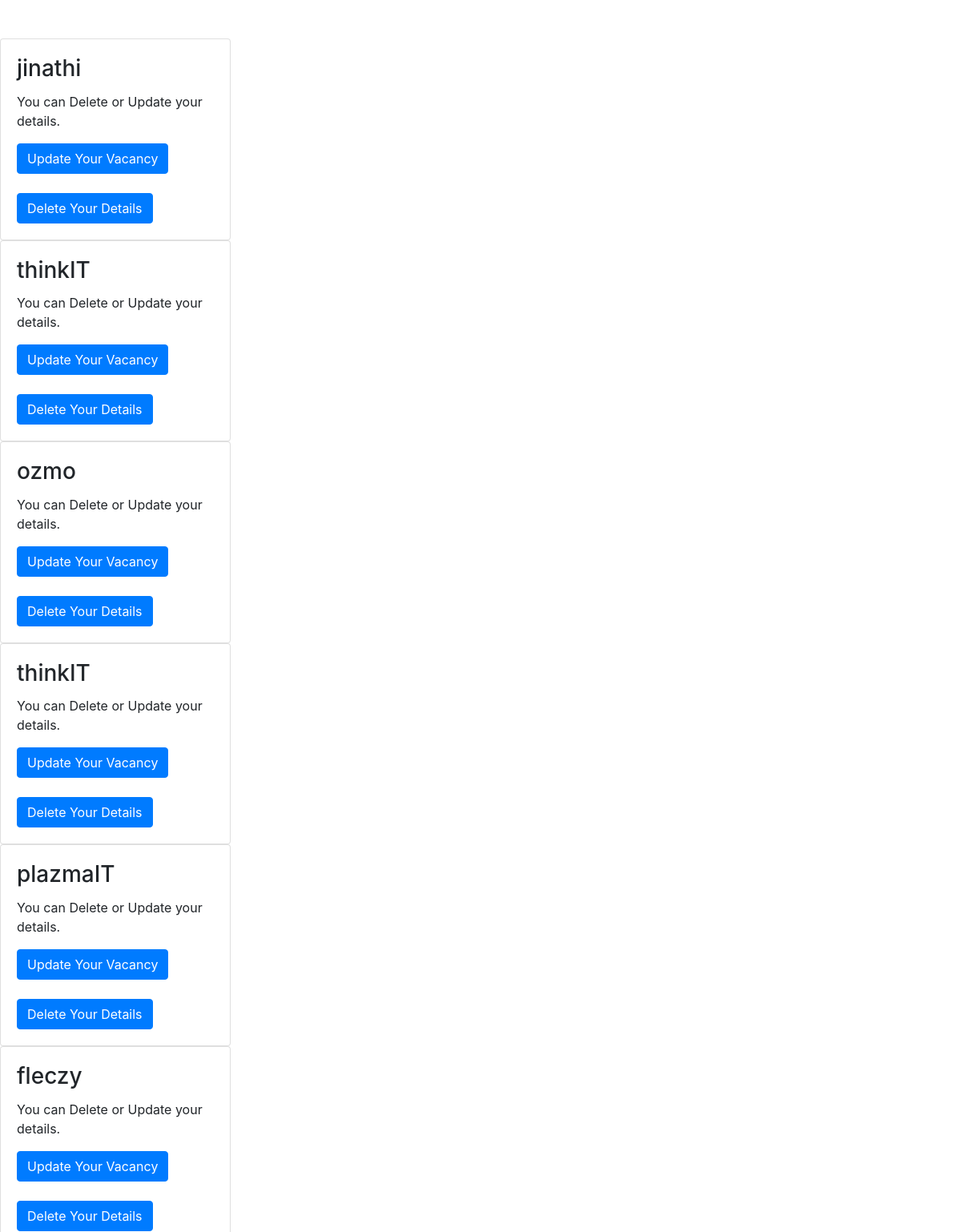
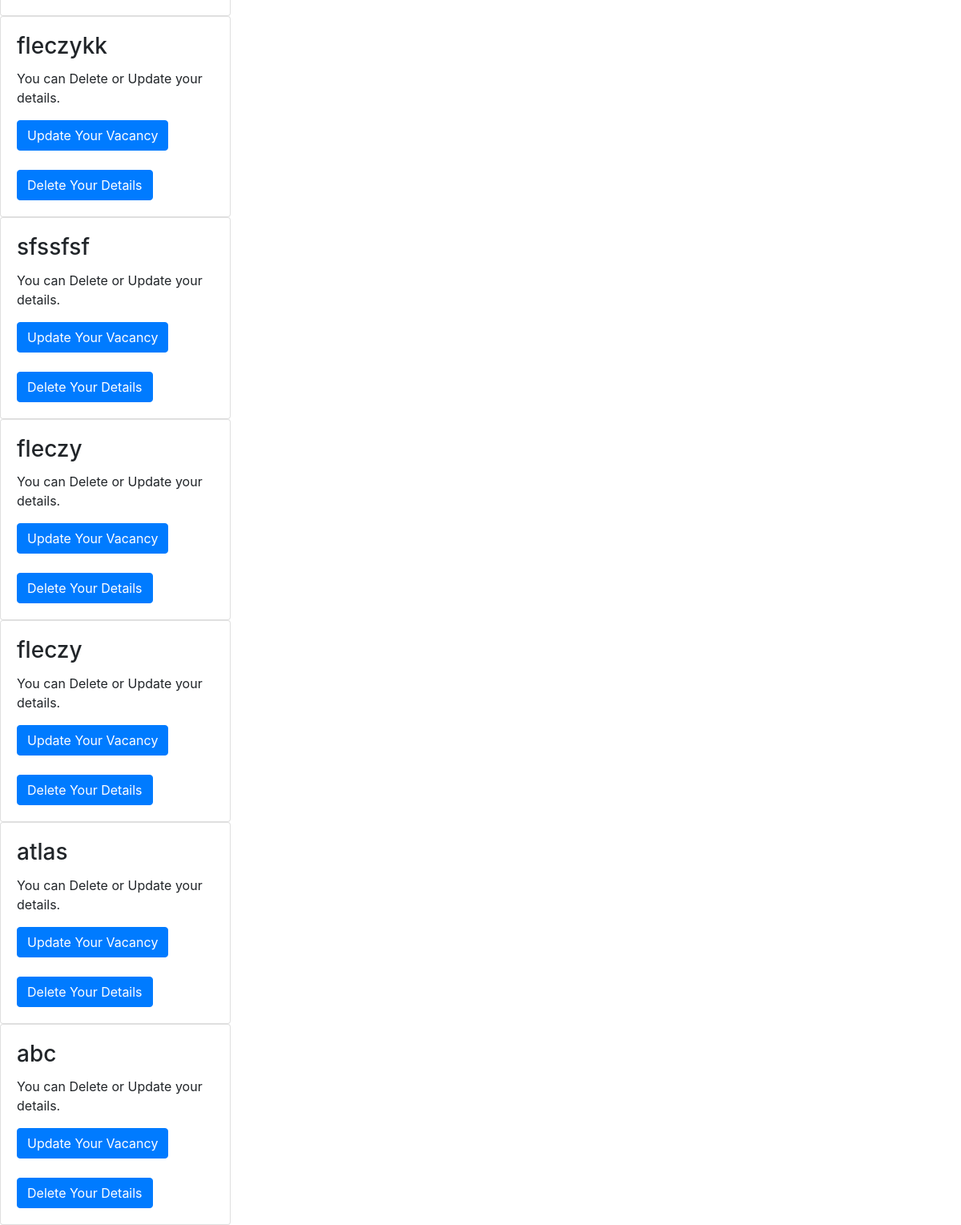
The app's page /jrecruiting/ with its own data (2 pictures, top to bottom).
### vacancies/models.py (models this page shows, shortened)
class vacancy (models.Model):
    WORKINGHOURS = (
        ('6h','6h'),
        ('7h','7h'),
        ('8h','8h'),
        ('9h','9h'),
        ('10h','10h'),
        )
    JOBTITLE= (
        ('Software Engineering','Software Engineering'),
        ('Big data engineer','Big data engineer'),
        ('DevOps Engineer','DevOps Engineer'),
        ('Information systems security manager','Information systems security manager'),
        ('Mobile applications developer','Mobile applications developer'),
        ('Database manager','Database manager'),
        ('Data scientist','Data scientist'),
        ('Network/cloud engineer','Network/cloud engineer'),
        )
    WORKSSTATUS= (
        ('Remote','Remote'),
        ('On-Site','On-Site'),
        ('Hybrid','Hybrid'),
        )
    NOOFAPPLICANTS = (
        ('1-5','1-5'),
        ('5-10','5-10'),
        ('10-20','10-20'),
        ('20-50','20-50'),
        ('50+','50+'),
        )
    EXPERIENCE = (
        ('Intern','Intern'),
        ('6 months','6 months'),
        ('1 Year','1 Year'),
        ('2 Year','2 Year'),
        ('3 Year','3 Year'),
        ('4 Year','4 Year'),
        ('5 Year','5 Year'),
        ('6 Year','6 Year'),
        ('6+','6+'),
        )
    company_name =  models.CharField(max_length=200,null=True)
    address =  models.CharField(max_length=200,null=True)
    company_type =  models.CharField(max_length=200,null=True)
    job_title =  models.CharField(max_length=200,null=True,choices=JOBTITLE)
    about_company =  models.CharField(max_length=200,null=True)
    Essentional_duties_responsibilities =  models.CharField(max_length=200,null=True)
    educational_requirements =  models.CharField(max_length=200,null=True)
    working_hours =  models.CharField(max_length=200,null=True,choices=WORKINGHOURS)
    no_of_applicants =  models.CharField(max_length=200,null=True,choices=NOOFAPPLICANTS)
    experience =  models.CharField(max_length=200,null=True,choices=EXPERIENCE)

### vacancies/views.py (the view)
# urls.py: path('jrecruiting/',views.jrecuriting, name= "jrecruiting"),
def jrecuriting(request):
    vacan = vacancy.objects.all()
    return render(request, 'vacancies/jrecuriting.html', {'vacan':vacan})

### vacancies/templates/vacancies/jrecuriting.html (shortened to what this page needs)
<!doctype html>
<html lang="en">
  <head>
    <link rel="stylesheet" href="https://stackpath.bootstrapcdn.com/bootstrap/4.3.1/css/bootstrap.min.css">
  </head>
  <body>
    <br/> <br/>
    {% for vacancy in vacan %}
    <div class="card" style="width: 18rem;">
      <div class="card-body">
        <h3 class="card-title">{{vacancy.company_name}}</h3>
        <p class="card-text">You can Delete or Update your details.</p>
        <a href="{% url 'updatecom' vacancy.id %}" class="btn btn-primary">Update Your Vacancy</a></br></br>
        <a href="{% url 'deletecom' vacancy.id %}" class="btn btn-primary">Delete Your Details</a>
      </div>
    </div>
    {% endfor %}
</body>
</html>

### records on screen
vacancy: company_name "jinathi"
vacancy: company_name "thinkIT"
vacancy: company_name "ozmo"
vacancy: company_name "thinkIT"
vacancy: company_name "plazmaIT"
vacancy: company_name "fleczy"
vacancy: company_name "fleczykk"
vacancy: company_name "sfssfsf"
vacancy: company_name "fleczy"
vacancy: company_name "fleczy"
vacancy: company_name "atlas"
vacancy: company_name "abc"
